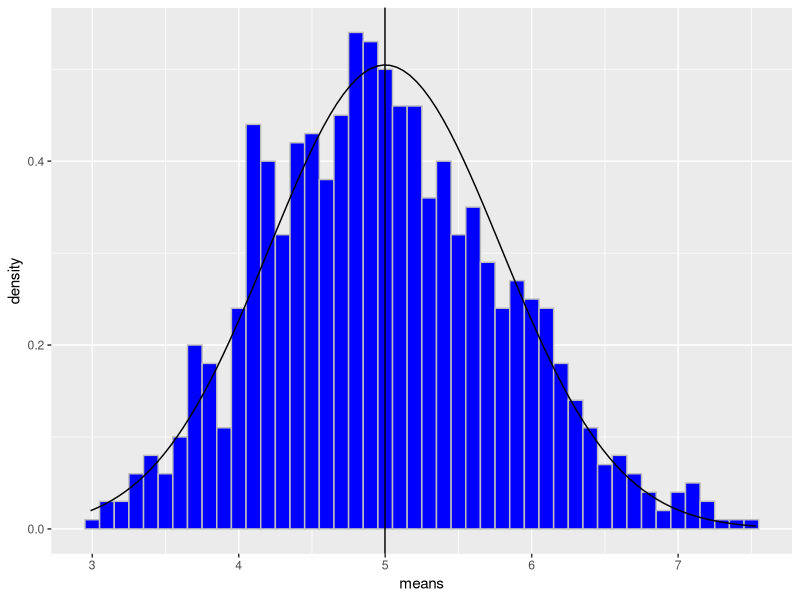
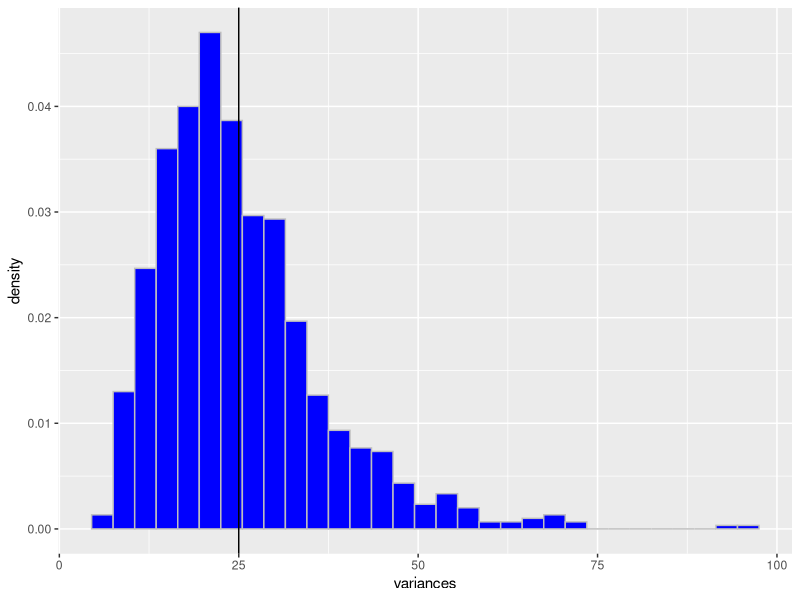

Write the R code that produced these figures, in order.
## ---- chunk 1
library(ggplot2)
set.seed(25)
lambda <- 0.2
expectedMean <- expectedSd <- 1/lambda
numSamples <- 40
numSims <- 1000
sampleData <- matrix(rexp(numSamples * numSims, lambda), ncol = numSamples)
means <- apply(sampleData, 1, mean)
variances <- apply(sampleData, 1, var)
## ---- chunk 2
meanOfMeans <- mean(means)
df <- as.data.frame(means)
plot <- ggplot(df, aes(x=means)) 
plot <- plot + geom_histogram(aes(y=..density..), colour="gray", fill="blue", binwidth=0.1)
plot <- plot + stat_function(fun=dnorm, args=list(mean=expectedMean, sd=expectedSd/sqrt(40)))
plot <- plot + geom_vline(xintercept = meanOfMeans)
print(plot)

print(paste("Our simulated sample variance = ", var(means)))
print(paste("Our theoritical sample variance =", 25/40))
## ---- chunk 3
df <- as.data.frame(variances)
plot <- ggplot(df, aes(x=variances)) 
plot <- plot + geom_histogram(aes(y=..density..), colour="gray", fill="blue", binwidth=3)
plot <- plot + geom_vline(xintercept = (1/lambda)^2)
print(plot)
## ---- chunk 4
interval <- meanOfMeans + c(-1, 1) * qt(.975, numSamples - 1) * (1/lambda) / sqrt(numSamples)
covered <- sapply(means, function(mean)
{
      interval[1] < mean & interval[2] > mean 
})

print(paste("Our confidence interval =", toString(round(interval, 4))))
print(paste(sum(covered) / numSims * 100, "% of our sample means are covered by this interval.", sep=""))
